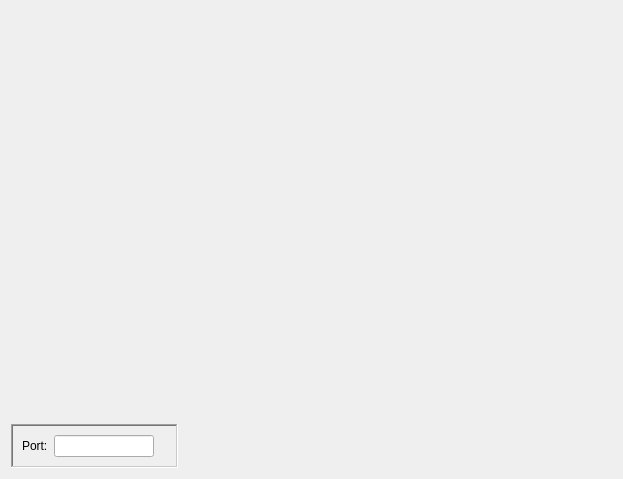
<?xml version="1.0" encoding="UTF-8"?>
<ui version="4.0">
 <class>DGlownyPanel</class>
 <widget class="QWidget" name="DGlownyPanel">
  <property name="geometry">
   <rect>
    <x>0</x>
    <y>0</y>
    <width>623</width>
    <height>479</height>
   </rect>
  </property>
  <property name="windowTitle">
   <string>Form</string>
  </property>
  <layout class="QVBoxLayout" name="verticalLayout">
   <item>
    <spacer name="verticalSpacer">
     <property name="orientation">
      <enum>Qt::Vertical</enum>
     </property>
     <property name="sizeHint" stdset="0">
      <size>
       <width>20</width>
       <height>396</height>
      </size>
     </property>
    </spacer>
   </item>
   <item>
    <layout class="QHBoxLayout" name="horizontalLayout_2">
     <item>
      <widget class="QFrame" name="_pFrame_PortInfo">
       <property name="sizePolicy">
        <sizepolicy hsizetype="Fixed" vsizetype="Fixed">
         <horstretch>0</horstretch>
         <verstretch>0</verstretch>
        </sizepolicy>
       </property>
       <property name="frameShape">
        <enum>QFrame::WinPanel</enum>
       </property>
       <property name="frameShadow">
        <enum>QFrame::Sunken</enum>
       </property>
       <layout class="QHBoxLayout" name="horizontalLayout">
        <item>
         <widget class="QLabel" name="label">
          <property name="text">
           <string>Port:</string>
          </property>
         </widget>
        </item>
        <item>
         <widget class="QLineEdit" name="_pDisplay_PortName">
          <property name="sizePolicy">
           <sizepolicy hsizetype="Fixed" vsizetype="Fixed">
            <horstretch>0</horstretch>
            <verstretch>0</verstretch>
           </sizepolicy>
          </property>
          <property name="maximumSize">
           <size>
            <width>100</width>
            <height>16777215</height>
           </size>
          </property>
          <property name="focusPolicy">
           <enum>Qt::NoFocus</enum>
          </property>
          <property name="readOnly">
           <bool>true</bool>
          </property>
         </widget>
        </item>
        <item>
         <widget class="QLabel" name="_pLabel_LED">
          <property name="text">
           <string/>
          </property>
          <property name="pixmap">
           <pixmap resource="../res/res4led.qrc">:/LED/img/led/led_green.png</pixmap>
          </property>
         </widget>
        </item>
       </layout>
      </widget>
     </item>
     <item>
      <spacer name="horizontalSpacer">
       <property name="orientation">
        <enum>Qt::Horizontal</enum>
       </property>
       <property name="sizeHint" stdset="0">
        <size>
         <width>40</width>
         <height>20</height>
        </size>
       </property>
      </spacer>
     </item>
    </layout>
   </item>
  </layout>
 </widget>
 <resources>
  <include location="../res/res4led.qrc"/>
 </resources>
 <connections/>
</ui>
